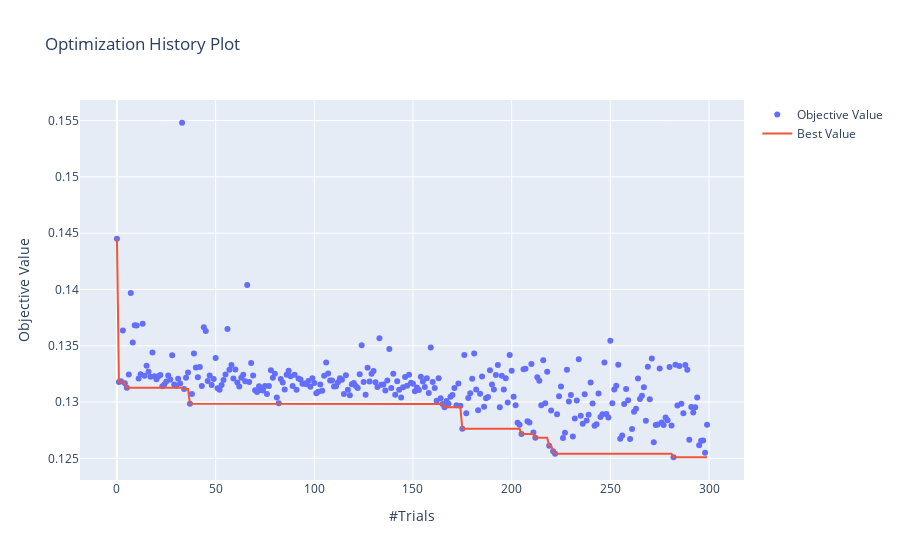

Notebook source saved alongside this figure:
### Code cell
print(f'Best Parameter: {study_lgb.best_params}\nBest Score: {study_lgb.best_value}')
optuna.visualization.plot_optimization_history(study_lgb)

### Figure 1 — Plotly figure (JSON) as saved in the notebook; plotly's stock layout.template omitted (floating-point values rounded to 4 significant figures; data arrays with more than 128 entries replaced by an {"elided": "..."} marker saying what was removed)
{"data": [{"mode": "markers", "name": "Objective Value", "type": "scatter", "x": {"elided": "300 int values"}, "y": {"elided": "300 float values"}}, {"name": "Best Value", "type": "scatter", "x": {"elided": "300 int values"}, "y": {"elided": "300 float values"}}], "layout": {"title": {"text": "Optimization History Plot"}, "xaxis": {"title": {"text": "#Trials"}}, "yaxis": {"title": {"text": "Objective Value"}}}}
